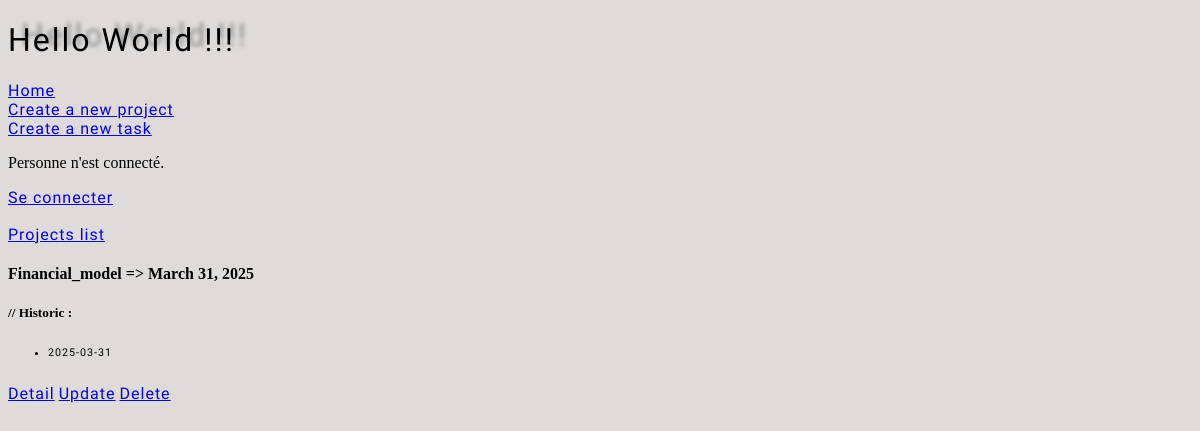
Before: /todo/projects_list/ with the older database file.
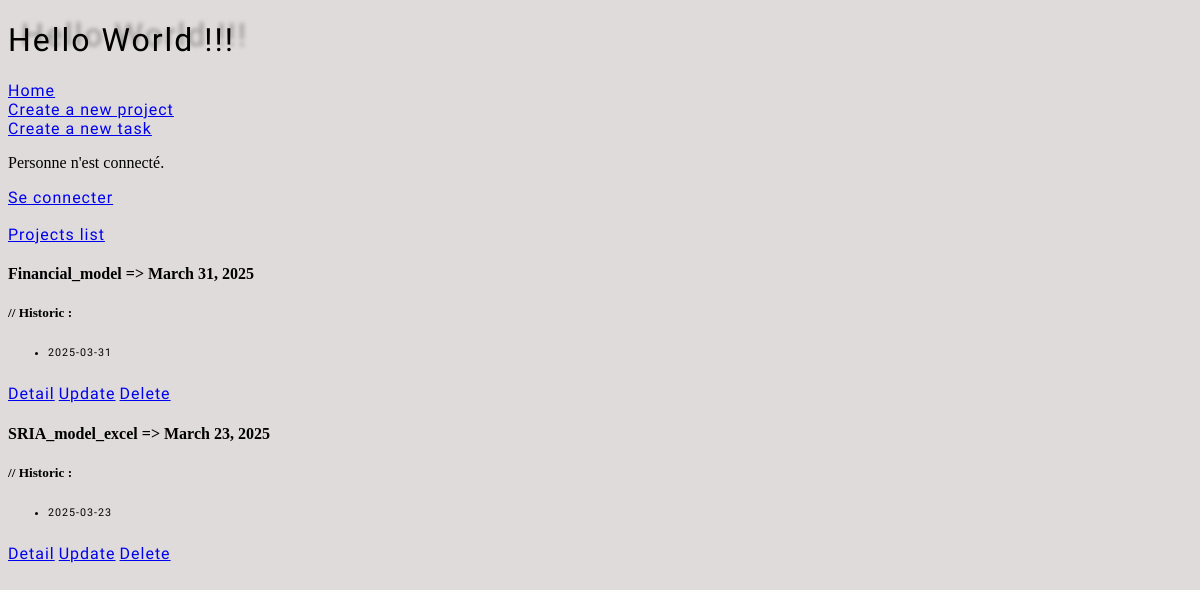
After: the same page with the newer database file.
### todolist/models.py (models this page shows, shortened)
class Project(models.Model):
  name=models.CharField(max_length=100, unique=True)
  slug=models.SlugField(max_length=100, unique=True, blank=True)
  target_date_project = models.DateField(default=default_target_date)
  historic_target_date_project= models.JSONField(default=list, blank=True)

### todolist/views.py (the view)
# urls.py: path('projects_list/', ProjectListView.as_view(), name='projects_list'),
class ProjectListView(ListView):
  model= Project
  template_name= 'todolist/project_list.html'

### todolist/templates/todolist/project_list.html (shortened to what this page needs)
<!DOCTYPE html>
<html lang="en">
  {% extends 'base.html' %} {% load static %}
    {% block content %} {% for project in project_list %}
    <h4>{{ project.name }} => {{ project.target_date_project }}</h4>
    <h5>// Historic :</h5>
    <h6>
      <ul>
        {% for date in project.historic_target_date_project %}
        <li>{{ date }}</li>
        {% endfor %}
      </ul>
    </h6>
    <a href="{% url 'todolist:project_detail' project.pk %}">Detail</a>
    <a href="{% url 'todolist:project_update' project.slug %}">Update</a>
    <a href="{% url 'todolist:project_delete' project.slug %}">Delete</a>
    {% endfor %} {% endblock %}

### templates/base.html (shortened to what this page needs)
<!DOCTYPE html>
<html lang="en">
  {% load static %}
  <head>
    <link rel="stylesheet" href="{% static 'css/users/style.css' %}" />
  </head>
  <body>
    <h1>Hello World !!!</h1>
    <a href="{% url 'index' %}">Home</a><br />
    <a href="{% url 'todolist:project_creation' %}">Create a new project</a
    ><br />
    <a href="{% url 'todolist:task_creation' %}">Create a new task</a>
    {% if user.is_authenticated %}
    <p>Bienvenue, {{ user.username }} !</p>
    <a href="{% url 'logout' %}">Se déconnecter</a>
    {% else %}
    <p>Personne n'est connecté.</p>
    <a href="{% url 'login' %}">Se connecter</a>
    {% endif %} <br /><br />
    <a href="{% url 'todolist:projects_list' %}">Projects list</a>
    {% block content %} {% endblock %}
  </body>
</html>

### static/css/users/style.css (style rules this page uses)
body { background-color: rgb(223, 219, 219); }
a, h6 { letter-spacing: 1px; font-family: "Creepster", "Times New Roman", Times, serif; font-weight: 50; font-style: normal; }
h1 { letter-spacing: 2px; text-shadow: 13px -5px 4px #00000057; font-family: "Creepster", "Times New Roman", Times, serif; font-weight: 400; font-style: normal; }

Changed rows visible on the page:
added Project: name "SRIA_model_excel", target_date_project "March 23, 2025", historic_target_date_project "2025-03-23"
